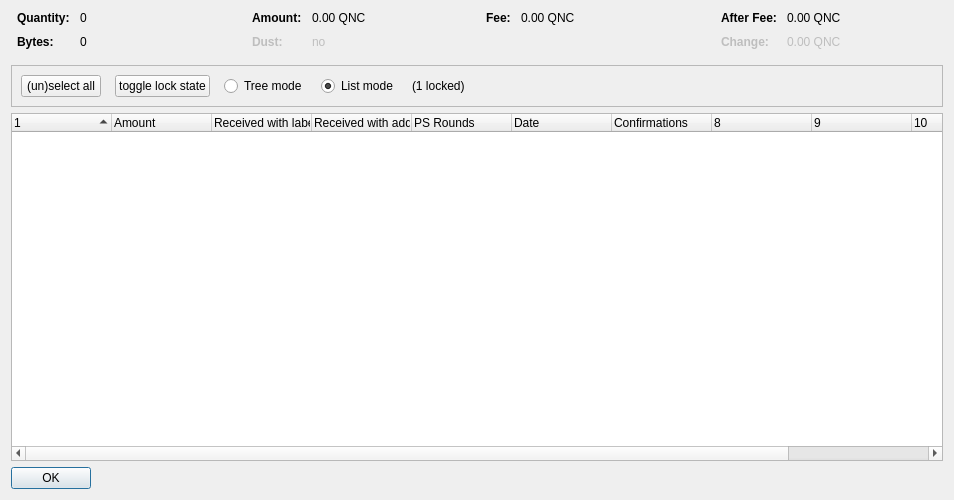
<?xml version="1.0" encoding="UTF-8"?>
<ui version="4.0">
 <class>CoinControlDialog</class>
 <widget class="QDialog" name="CoinControlDialog">
  <property name="geometry">
   <rect>
    <x>0</x>
    <y>0</y>
    <width>954</width>
    <height>500</height>
   </rect>
  </property>
  <property name="windowTitle">
   <string>Coin Selection</string>
  </property>
  <layout class="QVBoxLayout" name="verticalLayout">
   <item>
    <layout class="QHBoxLayout" name="horizontalLayoutTop" stretch="0,0,0,0">
     <property name="topMargin">
      <number>0</number>
     </property>
     <property name="bottomMargin">
      <number>10</number>
     </property>
     <item>
      <layout class="QFormLayout" name="formLayoutCoinControl1">
       <property name="horizontalSpacing">
        <number>10</number>
       </property>
       <property name="verticalSpacing">
        <number>10</number>
       </property>
       <property name="leftMargin">
        <number>6</number>
       </property>
       <property name="rightMargin">
        <number>6</number>
       </property>
       <item row="0" column="0">
        <widget class="QLabel" name="labelCoinControlQuantityText">
         <property name="font">
          <font>
           <weight>75</weight>
           <bold>true</bold>
          </font>
         </property>
         <property name="text">
          <string>Quantity:</string>
         </property>
        </widget>
       </item>
       <item row="0" column="1">
        <widget class="QLabel" name="labelCoinControlQuantity">
         <property name="cursor">
          <cursorShape>IBeamCursor</cursorShape>
         </property>
         <property name="contextMenuPolicy">
          <enum>Qt::ActionsContextMenu</enum>
         </property>
         <property name="text">
          <string notr="true">0</string>
         </property>
         <property name="textInteractionFlags">
          <set>Qt::LinksAccessibleByMouse|Qt::TextSelectableByKeyboard|Qt::TextSelectableByMouse</set>
         </property>
        </widget>
       </item>
       <item row="1" column="0">
        <widget class="QLabel" name="labelCoinControlBytesText">
         <property name="font">
          <font>
           <weight>75</weight>
           <bold>true</bold>
          </font>
         </property>
         <property name="text">
          <string>Bytes:</string>
         </property>
        </widget>
       </item>
       <item row="1" column="1">
        <widget class="QLabel" name="labelCoinControlBytes">
         <property name="cursor">
          <cursorShape>IBeamCursor</cursorShape>
         </property>
         <property name="contextMenuPolicy">
          <enum>Qt::ActionsContextMenu</enum>
         </property>
         <property name="text">
          <string notr="true">0</string>
         </property>
         <property name="textInteractionFlags">
          <set>Qt::LinksAccessibleByMouse|Qt::TextSelectableByKeyboard|Qt::TextSelectableByMouse</set>
         </property>
        </widget>
       </item>
      </layout>
     </item>
     <item>
      <layout class="QFormLayout" name="formLayoutCoinControl2">
       <property name="horizontalSpacing">
        <number>10</number>
       </property>
       <property name="verticalSpacing">
        <number>10</number>
       </property>
       <property name="leftMargin">
        <number>6</number>
       </property>
       <property name="rightMargin">
        <number>6</number>
       </property>
       <item row="0" column="0">
        <widget class="QLabel" name="labelCoinControlAmountText">
         <property name="font">
          <font>
           <weight>75</weight>
           <bold>true</bold>
          </font>
         </property>
         <property name="text">
          <string>Amount:</string>
         </property>
        </widget>
       </item>
       <item row="0" column="1">
        <widget class="QLabel" name="labelCoinControlAmount">
         <property name="cursor">
          <cursorShape>IBeamCursor</cursorShape>
         </property>
         <property name="contextMenuPolicy">
          <enum>Qt::ActionsContextMenu</enum>
         </property>
         <property name="text">
          <string notr="true">0.00 QNC</string>
         </property>
         <property name="textInteractionFlags">
          <set>Qt::LinksAccessibleByMouse|Qt::TextSelectableByKeyboard|Qt::TextSelectableByMouse</set>
         </property>
        </widget>
       </item>
       <item row="1" column="0">
        <widget class="QLabel" name="labelCoinControlLowOutputText">
         <property name="enabled">
          <bool>false</bool>
         </property>
         <property name="font">
          <font>
           <weight>75</weight>
           <bold>true</bold>
          </font>
         </property>
         <property name="text">
          <string>Dust:</string>
         </property>
        </widget>
       </item>
       <item row="1" column="1">
        <widget class="QLabel" name="labelCoinControlLowOutput">
         <property name="enabled">
          <bool>false</bool>
         </property>
         <property name="cursor">
          <cursorShape>IBeamCursor</cursorShape>
         </property>
         <property name="contextMenuPolicy">
          <enum>Qt::ActionsContextMenu</enum>
         </property>
         <property name="text">
          <string notr="true">no</string>
         </property>
         <property name="textInteractionFlags">
          <set>Qt::LinksAccessibleByMouse|Qt::TextSelectableByKeyboard|Qt::TextSelectableByMouse</set>
         </property>
        </widget>
       </item>
      </layout>
     </item>
     <item>
      <layout class="QFormLayout" name="formLayoutCoinControl3">
       <property name="horizontalSpacing">
        <number>10</number>
       </property>
       <property name="verticalSpacing">
        <number>10</number>
       </property>
       <property name="leftMargin">
        <number>6</number>
       </property>
       <property name="rightMargin">
        <number>6</number>
       </property>
       <item row="0" column="0">
        <widget class="QLabel" name="labelCoinControlFeeText">
         <property name="font">
          <font>
           <weight>75</weight>
           <bold>true</bold>
          </font>
         </property>
         <property name="text">
          <string>Fee:</string>
         </property>
        </widget>
       </item>
       <item row="0" column="1">
        <widget class="QLabel" name="labelCoinControlFee">
         <property name="cursor">
          <cursorShape>IBeamCursor</cursorShape>
         </property>
         <property name="contextMenuPolicy">
          <enum>Qt::ActionsContextMenu</enum>
         </property>
         <property name="text">
          <string notr="true">0.00 QNC</string>
         </property>
         <property name="textInteractionFlags">
          <set>Qt::LinksAccessibleByMouse|Qt::TextSelectableByKeyboard|Qt::TextSelectableByMouse</set>
         </property>
        </widget>
       </item>
      </layout>
     </item>
     <item>
      <layout class="QFormLayout" name="formLayoutCoinControl4">
       <property name="horizontalSpacing">
        <number>10</number>
       </property>
       <property name="verticalSpacing">
        <number>10</number>
       </property>
       <property name="leftMargin">
        <number>6</number>
       </property>
       <property name="rightMargin">
        <number>6</number>
       </property>
       <item row="0" column="0">
        <widget class="QLabel" name="labelCoinControlAfterFeeText">
         <property name="font">
          <font>
           <weight>75</weight>
           <bold>true</bold>
          </font>
         </property>
         <property name="text">
          <string>After Fee:</string>
         </property>
        </widget>
       </item>
       <item row="0" column="1">
        <widget class="QLabel" name="labelCoinControlAfterFee">
         <property name="cursor">
          <cursorShape>IBeamCursor</cursorShape>
         </property>
         <property name="contextMenuPolicy">
          <enum>Qt::ActionsContextMenu</enum>
         </property>
         <property name="text">
          <string notr="true">0.00 QNC</string>
         </property>
         <property name="textInteractionFlags">
          <set>Qt::LinksAccessibleByMouse|Qt::TextSelectableByKeyboard|Qt::TextSelectableByMouse</set>
         </property>
        </widget>
       </item>
       <item row="1" column="0">
        <widget class="QLabel" name="labelCoinControlChangeText">
         <property name="enabled">
          <bool>false</bool>
         </property>
         <property name="font">
          <font>
           <weight>75</weight>
           <bold>true</bold>
          </font>
         </property>
         <property name="text">
          <string>Change:</string>
         </property>
        </widget>
       </item>
       <item row="1" column="1">
        <widget class="QLabel" name="labelCoinControlChange">
         <property name="enabled">
          <bool>false</bool>
         </property>
         <property name="cursor">
          <cursorShape>IBeamCursor</cursorShape>
         </property>
         <property name="contextMenuPolicy">
          <enum>Qt::ActionsContextMenu</enum>
         </property>
         <property name="text">
          <string notr="true">0.00 QNC</string>
         </property>
         <property name="textInteractionFlags">
          <set>Qt::LinksAccessibleByMouse|Qt::TextSelectableByKeyboard|Qt::TextSelectableByMouse</set>
         </property>
        </widget>
       </item>
      </layout>
     </item>
    </layout>
   </item>
   <item>
    <widget class="QFrame" name="frame">
     <property name="minimumSize">
      <size>
       <width>0</width>
       <height>40</height>
      </size>
     </property>
     <property name="frameShape">
      <enum>QFrame::StyledPanel</enum>
     </property>
     <property name="frameShadow">
      <enum>QFrame::Sunken</enum>
     </property>
     <layout class="QHBoxLayout" name="horizontalLayout">
      <item>
       <layout class="QHBoxLayout" name="horizontalLayoutPanel" stretch="0,0,0,0,0,0">
        <property name="spacing">
         <number>14</number>
        </property>
        <item>
         <widget class="QPushButton" name="pushButtonSelectAll">
          <property name="sizePolicy">
           <sizepolicy hsizetype="Maximum" vsizetype="Fixed">
            <horstretch>0</horstretch>
            <verstretch>0</verstretch>
           </sizepolicy>
          </property>
          <property name="text">
           <string>(un)select all</string>
          </property>
          <property name="autoDefault">
           <bool>false</bool>
          </property>
         </widget>
        </item>
        <item>
         <widget class="QPushButton" name="pushButtonToggleLock">
          <property name="sizePolicy">
           <sizepolicy hsizetype="Maximum" vsizetype="Fixed">
            <horstretch>0</horstretch>
            <verstretch>0</verstretch>
           </sizepolicy>
          </property>
          <property name="text">
           <string>toggle lock state</string>
          </property>
          <property name="autoDefault">
           <bool>false</bool>
          </property>
         </widget>
        </item>
        <item>
         <widget class="QRadioButton" name="radioTreeMode">
          <property name="sizePolicy">
           <sizepolicy hsizetype="Maximum" vsizetype="Fixed">
            <horstretch>0</horstretch>
            <verstretch>0</verstretch>
           </sizepolicy>
          </property>
          <property name="text">
           <string>Tree mode</string>
          </property>
         </widget>
        </item>
        <item>
         <widget class="QRadioButton" name="radioListMode">
          <property name="sizePolicy">
           <sizepolicy hsizetype="Maximum" vsizetype="Fixed">
            <horstretch>0</horstretch>
            <verstretch>0</verstretch>
           </sizepolicy>
          </property>
          <property name="text">
           <string>List mode</string>
          </property>
          <property name="checked">
           <bool>true</bool>
          </property>
         </widget>
        </item>
        <item>
         <widget class="QLabel" name="labelLocked">
          <property name="text">
           <string>(1 locked)</string>
          </property>
         </widget>
        </item>
        <item>
         <spacer name="horizontalSpacer">
          <property name="orientation">
           <enum>Qt::Horizontal</enum>
          </property>
          <property name="sizeHint" stdset="0">
           <size>
            <width>40</width>
            <height>20</height>
           </size>
          </property>
         </spacer>
        </item>
       </layout>
      </item>
     </layout>
    </widget>
   </item>
   <item>
    <widget class="CoinControlTreeWidget" name="treeWidget">
     <property name="contextMenuPolicy">
      <enum>Qt::CustomContextMenu</enum>
     </property>
     <property name="sortingEnabled">
      <bool>false</bool>
     </property>
     <property name="columnCount">
      <number>11</number>
     </property>
     <attribute name="headerShowSortIndicator" stdset="0">
      <bool>true</bool>
     </attribute>
     <attribute name="headerStretchLastSection">
      <bool>false</bool>
     </attribute>
     <column>
      <property name="text">
       <string/>
      </property>
     </column>
     <column>
      <property name="text">
       <string>Amount</string>
      </property>
     </column>
     <column>
      <property name="text">
       <string>Received with label</string>
      </property>
     </column>
     <column>
      <property name="text">
       <string>Received with address</string>
      </property>
     </column>
     <column>
      <property name="text">
       <string>PS Rounds</string>
      </property>
     </column>
     <column>
      <property name="text">
       <string>Date</string>
      </property>
     </column>
     <column>
      <property name="text">
       <string>Confirmations</string>
      </property>
      <property name="toolTip">
       <string>Confirmed</string>
      </property>
     </column>
     <column>
      <property name="text">
       <string/>
      </property>
     </column>
     <column>
      <property name="text">
       <string/>
      </property>
     </column>
     <column>
      <property name="text">
       <string/>
      </property>
     </column>
     <column>
      <property name="text">
       <string/>
      </property>
     </column>
    </widget>
   </item>
   <item>
    <widget class="QDialogButtonBox" name="buttonBox">
     <property name="sizePolicy">
      <sizepolicy hsizetype="Maximum" vsizetype="Fixed">
       <horstretch>0</horstretch>
       <verstretch>0</verstretch>
      </sizepolicy>
     </property>
     <property name="orientation">
      <enum>Qt::Horizontal</enum>
     </property>
     <property name="standardButtons">
      <set>QDialogButtonBox::Ok</set>
     </property>
    </widget>
   </item>
  </layout>
 </widget>
 <customwidgets>
  <customwidget>
   <class>CoinControlTreeWidget</class>
   <extends>QTreeWidget</extends>
   <header>coincontroltreewidget.h</header>
  </customwidget>
 </customwidgets>
 <resources/>
 <connections/>
</ui>
